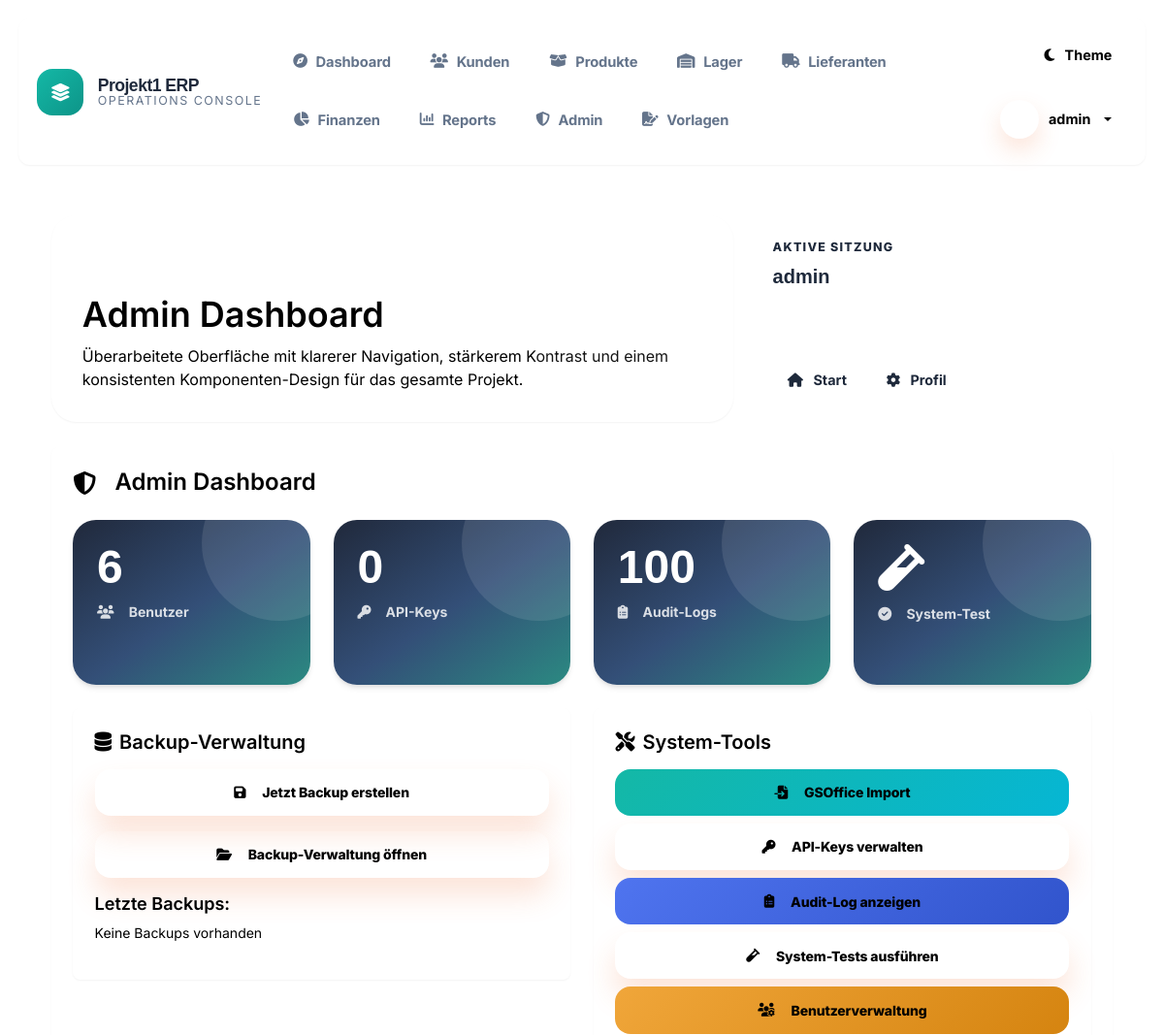
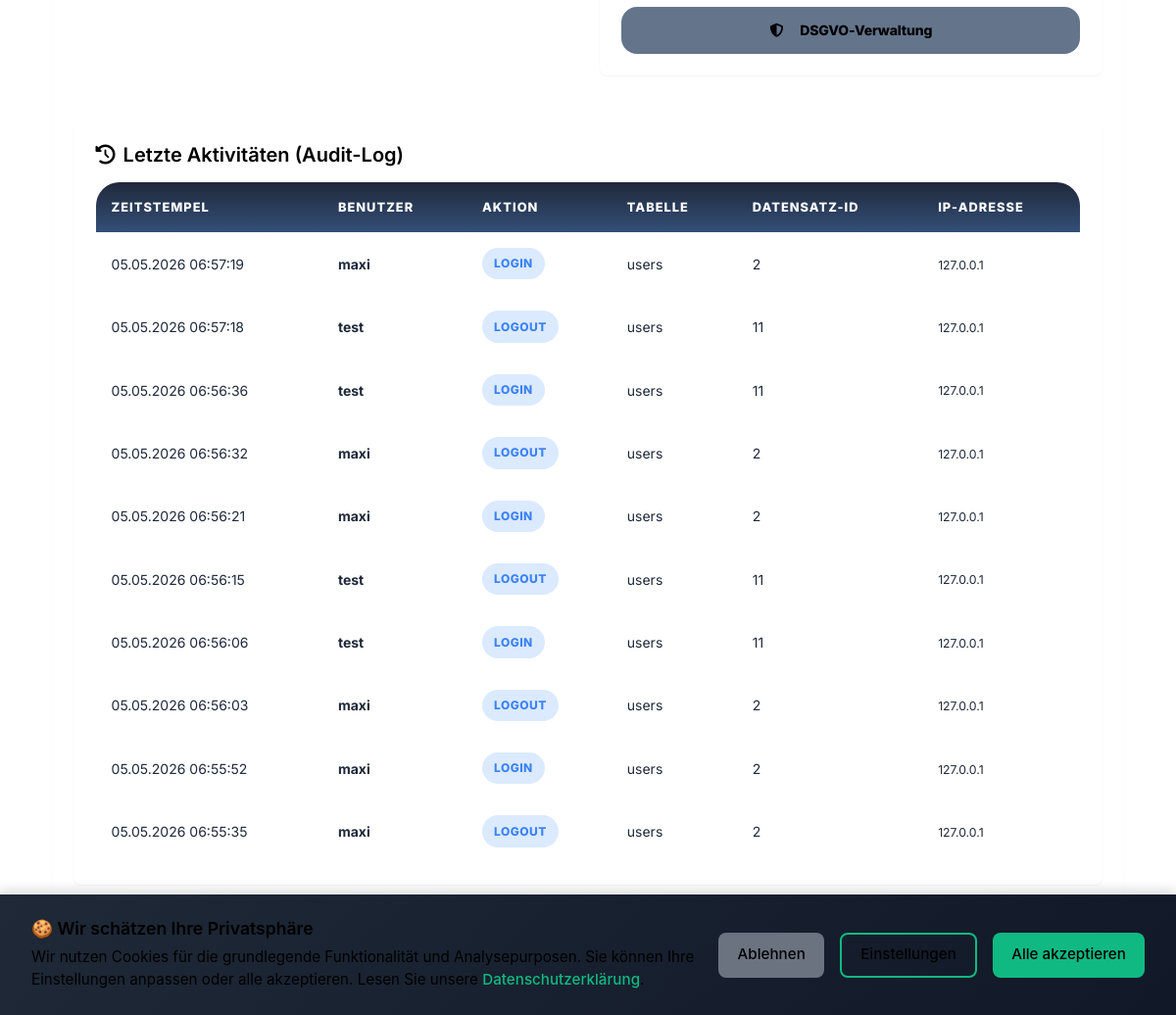
Page /admin_dashboard.php (signed in) on the committed database (2 pictures, top to bottom).
### tables this page shows
CREATE TABLE audit_log (
    id INTEGER PRIMARY KEY AUTOINCREMENT,
    user_id INTEGER,
    username TEXT,
    action TEXT NOT NULL,
    table_name TEXT NOT NULL,
    record_id INTEGER,
    old_value TEXT,
    new_value TEXT,
    ip_address TEXT,
    user_agent TEXT,
    timestamp DATETIME DEFAULT CURRENT_TIMESTAMP
);

### admin_dashboard.php (the view, shortened to what this page needs)
<?php
require_once 'db_connection.php';
$stats = [];
$stmt = $PDO->query("SELECT COUNT(*) as cnt FROM audit_log");
$stats['audit_logs'] = $stmt->fetch()['cnt'];
$stmt = $PDO->query("SELECT COUNT(*) as cnt FROM api_keys WHERE active = 1");
$stats['api_keys'] = $stmt->fetch()['cnt'];
$stmt = $PDO->query("SELECT COUNT(*) as cnt FROM users");
$stats['users'] = $stmt->fetch()['cnt'];
$stmt = $PDO->query("SELECT * FROM audit_log ORDER BY timestamp DESC LIMIT 10");
$recent_logs = $stmt->fetchAll();
$backups = [];
include 'includes/header.php';
?>
<div class="dashboard-card">
    <h2 class="section-title mb-4">
        <i class="fas fa-shield-alt me-2"></i>Admin Dashboard
    </h2>
    <div class="row mb-4">
        <div class="col-md-3">
            <a href="user_management.php" class="text-decoration-none">
                <div class="stat-card" style="background: linear-gradient(135deg, #2563eb 0%, #0ea5e9 100%);">
                    <div class="stat-number"><?= $stats['users'] ?></div>
                    <div class="stat-label"><i class="fas fa-users me-2"></i>Benutzer</div>
                </div>
            </a>
        </div>
        <div class="col-md-3">
            <a href="api_verwaltung.php" class="text-decoration-none">
                <div class="stat-card" style="background: linear-gradient(135deg, #10b981 0%, #059669 100%);">
                    <div class="stat-number"><?= $stats['api_keys'] ?></div>
                    <div class="stat-label"><i class="fas fa-key me-2"></i>API-Keys</div>
                </div>
            </a>
        </div>
        <div class="col-md-3">
            <a href="#audit-log" class="text-decoration-none">
                <div class="stat-card" style="background: linear-gradient(135deg, #f59e0b 0%, #d97706 100%);">
                    <div class="stat-number"><?= $stats['audit_logs'] ?></div>
                    <div class="stat-label"><i class="fas fa-clipboard-list me-2"></i>Audit-Logs</div>
                </div>
            </a>
        </div>
        <div class="col-md-3">
            <a href="system_test.php" target="_blank" class="text-decoration-none">
                <div class="stat-card" style="background: linear-gradient(135deg, #8b5cf6 0%, #7c3aed 100%);">
                    <div class="stat-number"><i class="fas fa-vial"></i></div>
                    <div class="stat-label"><i class="fas fa-check-circle me-2"></i>System-Test</div>
                </div>
            </a>
        </div>
    </div>
    <div class="row mb-4">
        <div class="col-md-6">
            <div class="dashboard-card">
                <h4 class="mb-3"><i class="fas fa-database me-2"></i>Backup-Verwaltung</h4>
                <form method="POST" class="mb-3">
                    <button type="submit" name="create_backup" class="btn-success-modern action-btn w-100">
                        <i class="fas fa-save me-2"></i>Jetzt Backup erstellen
                    </button>
                </form>
                <a href="backup_management.php" class="action-btn btn-primary-modern w-100 mb-3">
                    <i class="fas fa-folder-open me-2"></i>Backup-Verwaltung öffnen
                </a>
                <h5 class="mb-2">Letzte Backups:</h5>
                <?php if (!empty($backups)): ?>
                    <div class="list-group">
                        <?php foreach ($backups as $backup): ?>
                            <?php
                            $filename = basename($backup);
                            $size = filesize($backup);
                            $date = filemtime($backup);
                            ?>
                            <div class="list-group-item d-flex justify-content-between align-items-center">
                                <div>
                                    <i class="fas fa-file-archive me-2"></i>
                                    <small><?= $filename ?></small>
                                </div>
                                <div>
                                    <span class="badge bg-secondary"><?= round($size/1024, 1) ?> KB</span>
                                    <small class="text-muted ms-2"><?= date('d.m.Y H:i', $date) ?></small>
                                </div>
                            </div>
                        <?php endforeach; ?>
                    </div>
                <?php else: ?>
                    <p class="text-muted">Keine Backups vorhanden</p>
                <?php endif; ?>
            </div>
        </div>
        <div class="col-md-6">
            <div class="dashboard-card">
                <h4 class="mb-3"><i class="fas fa-tools me-2"></i>System-Tools</h4>
                <div class="d-grid gap-2">
                    <a href="gsoffice_import.php" class="action-btn" style="background: linear-gradient(135deg, #14b8a6 0%, #06b6d4 100%); color: white;">
                        <i class="fas fa-file-import me-2"></i>GSOffice Import
                    </a>
                    <a href="api_verwaltung.php" class="action-btn btn-primary-modern">
                        <i class="fas fa-key me-2"></i>API-Keys verwalten
                    </a>
                    <a href="audit_log_viewer.php" class="action-btn btn-info">
                        <i class="fas fa-clipboard-list me-2"></i>Audit-Log anzeigen
                    </a>
                    <a href="system_test.php" target="_blank" class="action-btn btn-success-modern">
                        <i class="fas fa-vial me-2"></i>System-Tests ausführen
                    </a>
                    <a href="user_management.php" class="action-btn btn-warning-modern">
                        <i class="fas fa-users-cog me-2"></i>Benutzerverwaltung
                    </a>
                    <a href="dsgvo_verwaltung.php" class="action-btn" style="background: #64748b; color: white;">
                        <i class="fas fa-shield-alt me-2"></i>DSGVO-Verwaltung
                    </a>
                </div>
            </div>
        </div>
    </div>
    <div class="dashboard-card" id="audit-log">
        <h4 class="mb-3"><i class="fas fa-history me-2"></i>Letzte Aktivitäten (Audit-Log)</h4>
        <?php if (!empty($recent_logs)): ?>
            <div class="modern-table">
                <table class="table">
                    <thead>
                        <tr>
                            <th>Zeitstempel</th>
                            <th>Benutzer</th>
                            <th>Aktion</th>
                            <th>Tabelle</th>
                            <th>Datensatz-ID</th>
                            <th>IP-Adresse</th>
                        </tr>
                    </thead>
                    <tbody>
                        <?php foreach ($recent_logs as $log): ?>
                        <tr>
                            <td><?= date('d.m.Y H:i:s', strtotime($log['timestamp'])) ?></td>
                            <td><strong><?= htmlspecialchars($log['username']) ?></strong></td>
                            <td>
                                <span class="status-badge badge-info">
                                    <?= htmlspecialchars($log['action']) ?>
                                </span>
                            </td>
                            <td><?= htmlspecialchars($log['table_name']) ?></td>
                            <td><?= htmlspecialchars($log['record_id']) ?></td>
                            <td><small><?= htmlspecialchars($log['ip_address']) ?></small></td>
                        </tr>
                        <?php endforeach; ?>
                    </tbody>
                </table>
            </div>
        <?php else: ?>
            <p class="text-muted">Keine Audit-Logs vorhanden</p>
        <?php endif; ?>
    </div>
</div>
<?php include 'includes/footer.php'; ?>

### assets/css/global.css (style rules this page uses)
.table-responsive, .modern-table { scrollbar-width: thin; }
.text-muted { color: var(--text-muted) !important; }
[data-theme="light"] .btn, [data-theme="light"] .action-btn, [data-theme="light"] button, [data-theme="light"] .btn-primary, [data-theme="light"] .btn-success, [data-theme="light"] .card, [data-theme="light"] .info-box, [data-theme="light"] h1, h2, h3, h4, h5, [data-theme="light"] p, [data-theme="light"] .text { color: #000 !important; }
.fa, .fas, .far, .fab { text-rendering: auto; -webkit-font-smoothing: antialiased; }

### rows in the picture
audit_log: timestamp "05.05.2026 06:57:19", username "maxi", action "LOGIN", table_name "users", record "2", ip_address "127.0.0.1"
audit_log: timestamp "05.05.2026 06:57:18", username "test", action "LOGOUT", table_name "users", record "11", ip_address "127.0.0.1"
audit_log: timestamp "05.05.2026 06:56:36", username "test", action "LOGIN", table_name "users", record "11", ip_address "127.0.0.1"
audit_log: timestamp "05.05.2026 06:56:32", username "maxi", action "LOGOUT", table_name "users", record "2", ip_address "127.0.0.1"
audit_log: timestamp "05.05.2026 06:56:21", username "maxi", action "LOGIN", table_name "users", record "2", ip_address "127.0.0.1"
audit_log: timestamp "05.05.2026 06:56:15", username "test", action "LOGOUT", table_name "users", record "11", ip_address "127.0.0.1"
audit_log: timestamp "05.05.2026 06:56:06", username "test", action "LOGIN", table_name "users", record "11", ip_address "127.0.0.1"
audit_log: timestamp "05.05.2026 06:56:03", username "maxi", action "LOGOUT", table_name "users", record "2", ip_address "127.0.0.1"
audit_log: timestamp "05.05.2026 06:55:52", username "maxi", action "LOGIN", table_name "users", record "2", ip_address "127.0.0.1"
audit_log: timestamp "05.05.2026 06:55:35", username "maxi", action "LOGOUT", table_name "users", record "2", ip_address "127.0.0.1"

### other values in the picture
$item['label'] "Dashboard"
$item['label'] "Kunden"
$item['label'] "Produkte"
$item['label'] "Lager"
$item['label'] "Lieferanten"
$item['label'] "Finanzen"
$item['label'] "Reports"
$item['label'] "Admin"
$item['label'] "Vorlagen"
$username "admin"
$page_title "Admin Dashboard"
$aside_label "AKTIVE SITZUNG"
$aside_value "admin"
$stats['users'] "6"
$stats['api_keys'] "0"
